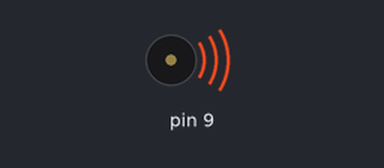
Simulated run of this sketch. Board: Arduino Uno, built with avr-gcc and run on an emulated ATmega328P. On the bench: buzzer (waves = sounding).

Above: at 4.18 s.
At 5.5 s:
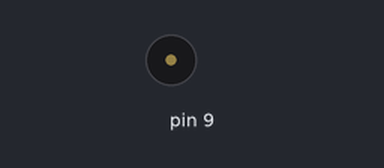
Timing chart, 0 to 9.4 s (numbered marks = the images above):
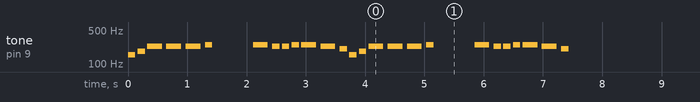

The sketch:

sketch.ino
```cpp
/**
 * Blinking LED Example
 */
/*
void setup()
{
  pinMode(LED_BUILTIN, OUTPUT);
}

void loop()
{
  digitalWrite(LED_BUILTIN, HIGH);
  delay(1000);
  digitalWrite(LED_BUILTIN, LOW);
  delay(1000);
}
*/

/**
 * Serial Printing
 */
/*
void setup()
{
  Serial.begin(9600);
}

void loop()
{
  Serial.println("Hello World!");
  delay(5000);
}
*/

/**
 * Analogue IO
 */
/*
const int sensorPin = A0;
const int outputPin = 9;

int sensorValue = 0;
int outputValue = 0;

void setup()
{
  Serial.begin(9600);
}

void loop()
{
  sensorValue = analogRead(sensorPin);
  outputValue = map(sensorValue, 0, 1023, 0, 255);
  analogWrite(outputPin, outputValue);
  Serial.println("Sensor: " + String(sensorValue) + " / 1023");
  Serial.println("Output: " + String(outputValue) + " / 255");
  delay(1);
}
*/

/**
 * Tone Generator
 */

#include "lib/pitches.h"

int melody[] = {
  NOTE_DS3, NOTE_FS3, NOTE_AS3, NOTE_AS3, NOTE_AS3, NOTE_B3, 0,
  NOTE_B3, NOTE_AS3, NOTE_AS3, NOTE_B3, NOTE_B3, NOTE_AS3, NOTE_GS3
};

int noteDurations[] = {
  8, 8, 4, 4, 4, 8, 2,
  4, 8, 8, 8, 4, 4, 8
};

void setup() {
  for (int thisNote = 0; thisNote < 14; thisNote++) {
    int noteDuration = 1000 / noteDurations[thisNote];
    tone(9, melody[thisNote], noteDuration);

    int pauseBetweenNotes = noteDuration * 1.30;
    delay(pauseBetweenNotes);

    noTone(9);
  }
}

void loop() {
  setup();
  delay(5000);
}
```

Measured:
- by itself, tone on pin 9: plays 156 Hz for 0.13 s, 185 Hz for 0.13 s, 233 Hz for 0.25 s, 233 Hz for 0.25 s, 233 Hz for 0.25 s, 247 Hz for 0.13 s … (208 notes in this stretch)
